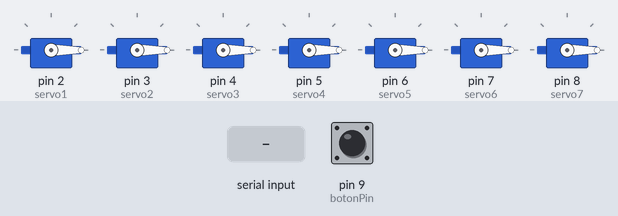
The sketch below on a simulated Arduino Uno, built with avr-gcc and run on an emulated ATmega328P. Parts: 7 × servo. Inputs (shaded band) come from the test bench; at power-on: pin 9 (botonPin) HIGH. What the sketch prints to the serial monitor is not drawn.

Above: at 1.2 s.
1.3 s: "1" received over Serial
At 2.0 s:
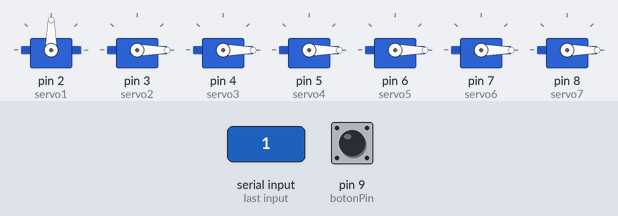
4.3 s: "2" received over Serial
At 5.5 s:
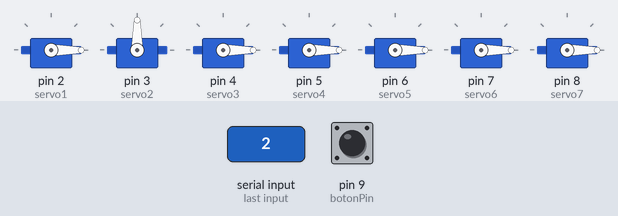
7.3 s: "3" received over Serial
At 7.8 s:
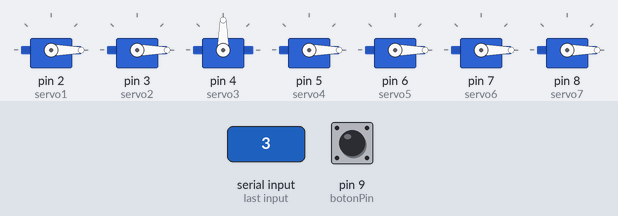
10.3 s: "4" received over Serial
At 11.2 s:
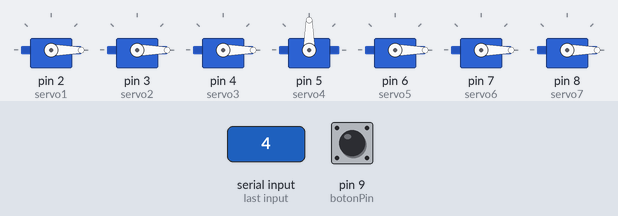
13.3 s: "5" received over Serial
At 14.5 s:
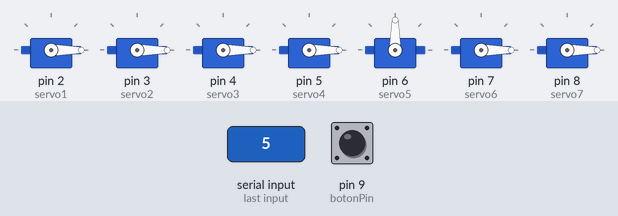
16.3 s: "6" received over Serial
At 17.0 s:
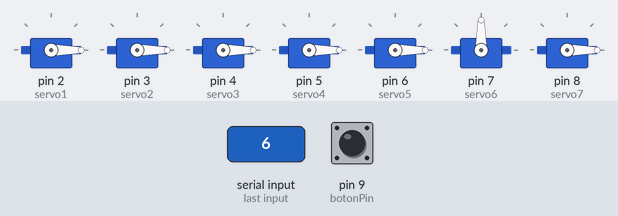
Timing chart, 0 to 19.3 s (numbered marks = the images above; inputs shaded):
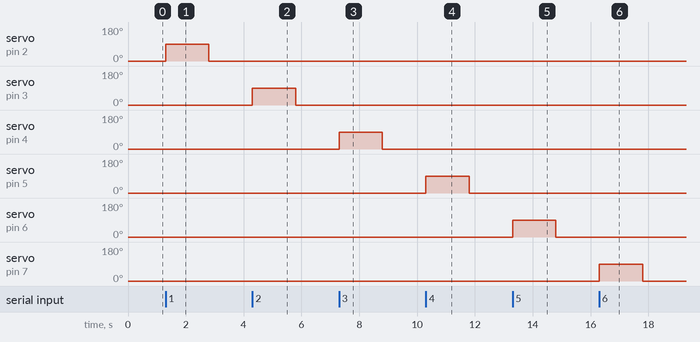

The sketch:

Codigo_Arduino_Conecta.ino
```cpp
#include <Servo.h>

// =========================
// SERVOS
// =========================

Servo servo1;
Servo servo2;
Servo servo3;
Servo servo4;
Servo servo5;
Servo servo6;
Servo servo7;

// =========================
// BOTÓN
// =========================

const int botonPin = 9;

// =========================
// POSICIONES
// =========================

const int POS_CERRADO = 0;
const int POS_ABIERTO = 90;

// =========================
// ESTADO BOTÓN
// =========================

bool ultimoEstado = HIGH;

// =========================
// FUNCIÓN SERVO
// =========================

void moverServo(Servo &servo) {

  servo.write(POS_ABIERTO);

  delay(1500);

  servo.write(POS_CERRADO);

  delay(500);
}

// =========================
// SETUP
// =========================

void setup() {

  Serial.begin(9600);

  pinMode(botonPin, INPUT_PULLUP);

  servo1.attach(2);
  servo2.attach(3);
  servo3.attach(4);
  servo4.attach(5);
  servo5.attach(6);
  servo6.attach(7);
  servo7.attach(8);

  servo1.write(POS_CERRADO);
  servo2.write(POS_CERRADO);
  servo3.write(POS_CERRADO);
  servo4.write(POS_CERRADO);
  servo5.write(POS_CERRADO);
  servo6.write(POS_CERRADO);
  servo7.write(POS_CERRADO);

  Serial.println("Sistema listo");
}

// =========================
// LOOP
// =========================

void loop() {

  // =========================
  // BOTÓN
  // =========================

  bool estadoBoton = digitalRead(botonPin);

  if (ultimoEstado == HIGH && estadoBoton == LOW) {

    Serial.println("BTN");

    delay(300);
  }

  ultimoEstado = estadoBoton;

  // =========================
  // RECIBIR COLUMNAS
  // =========================

  if (Serial.available()) {

    char columna = Serial.read();

    if (columna == '1') moverServo(servo1);
    else if (columna == '2') moverServo(servo2);
    else if (columna == '3') moverServo(servo3);
    else if (columna == '4') moverServo(servo4);
    else if (columna == '5') moverServo(servo5);
    else if (columna == '6') moverServo(servo6);
    else if (columna == '7') moverServo(servo7);
  }
}
```

Measured:
- after the input at 1.3 s, servo on pin 2 (servo1): 0° → 90° at once, → 0° 1.5 s later
- after the input at 4.3 s, servo on pin 3 (servo2): 0° → 90° at once, → 0° 1.5 s later
- after the input at 7.3 s, servo on pin 4 (servo3): 0° → 90° at once, → 0° 1.5 s later
- after the input at 10.3 s, servo on pin 5 (servo4): 0° → 90° at once, → 0° 1.5 s later
- after the input at 13.3 s, servo on pin 6 (servo5): 0° → 90° at once, → 0° 1.5 s later
- after the input at 16.3 s, servo on pin 7 (servo6): 0° → 90° at once, → 0° 1.5 s later
